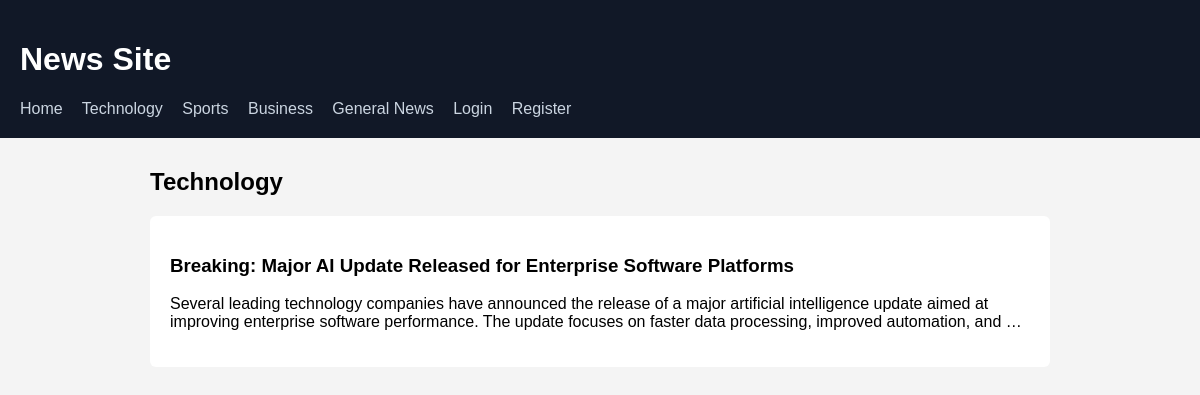
The page /category/technology/ on the database its author committed.
### news/models.py (models this page shows, shortened)
class News(models.Model):
    CATEGORY_CHOICES = [
        ('technology', 'Technology'),
        ('sports', 'Sports'),
        ('business', 'Business'),
        ('general', 'General News'),
    ]
    title = models.CharField(max_length=200)
    category = models.CharField(max_length=20, choices=CATEGORY_CHOICES)
    content = models.TextField()
    author = models.ForeignKey(User, on_delete=models.CASCADE)
    created_at = models.DateTimeField(auto_now_add=True)

### news/views.py (the view)
# urls.py: path('category/<str:category>/', category_view),
def category_view(request, category):
    news = News.objects.filter(category=category).order_by('-created_at')
    return render(request, 'news/category.html', {'news': news, 'category': category})

### news/templates/news/category.html
{% extends 'news/base.html' %}
{% block content %}
<h2>{{ category|title }}</h2>
{% for n in news %}
<div class="card">
    <h3>{{ n.title }}</h3>
    <p>{{ n.content|truncatewords:30 }}</p>
</div>
{% empty %}
<p>No news in this category.</p>
{% endfor %}
{% endblock %}

### static/style.css (style rules this page uses)
body { font-family: Arial; background: #f4f4f4; margin: 0; }
.card { background: white; padding: 20px; margin-bottom: 20px; border-radius: 6px; }

### rows shown on the page
News: category "Technology", title "Breaking: Major AI Update Released for Enterprise Software Platforms", content "Several leading technology companies have announced the release of a major artificial intelligence update aimed at improving enterprise software performance. The update focuses on faster data processing, improved automation, and …"
